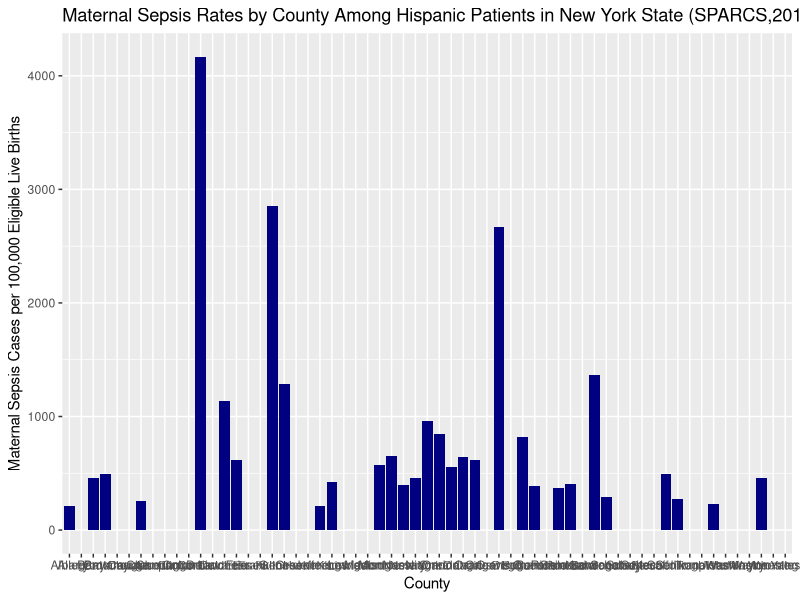
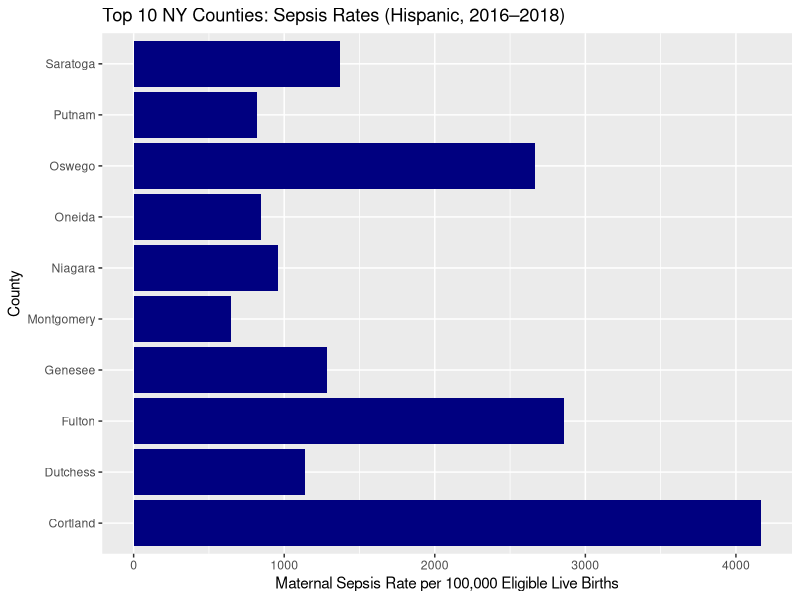
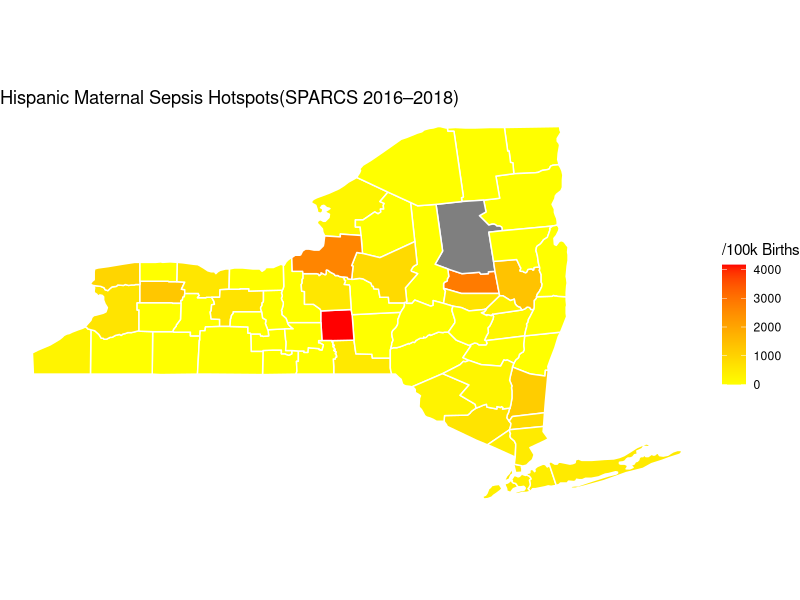

Source code (R) for these figures, in order:
#Load R libraries 
library(readr)
library(ggplot2)
library(reshape2)
library(dplyr)

#STEPS 1-3 I was able to solve on my own after many attempts
#STEP 4- GEOSPATIAL VISUAL was difficult to create on my own AI USE DISCLOSURE listed. 

#I Upload NYSOH_Maternal Sepsis SPARCS:2016-2018 Data Set
sepsis_raw<-read_csv("Hospital_Inpatient_Discharges__SPARCS_De-Identified___Maternal_Sepsis_by_County_and_Demographics__2016-2018.csv",show_col_types = FALSE)

#**1ST STEP Data Quality and clean process
#Read through the Sources the data dictionary and Overview documents
colnames(sepsis_raw)
#All Sepsis counts presented in the data set is used as the numerator for calculation of sepsis rates within each maternal window
#"Any Sepsis Events During Pregnancy (N)" - The number of all maternal sepsis events
#check total Patient Sepsis Cases
class(sepsis_raw$`Any Sepsis Events Peripartum (N)`)#[1] "character"
#change to numeric
sepsis_raw <- sepsis_raw %>%
  mutate(`Any Sepsis Events Peripartum (N)` =as.numeric(`Any Sepsis Events Peripartum (N)`))
class(sepsis_raw$`Any Sepsis Events Peripartum (N)`)#"numeric"
#Check which columns I will be working with:
#Patient county,Demographics,#of Live Births,# total Sepsis Cases
unique(sepsis_raw$`Patient County`)
unique(sepsis_raw$`Demographic Strata`)
unique(sepsis_raw$`Year(s) of Live Birth`)
unique(sepsis_raw$`Live Births\n(N)`)#"2016-2018"
unique(sepsis_raw$`Any Sepsis Events Peripartum (N)`)
sum(is.na(sepsis_raw$`Any Sepsis Events Peripartum (N)`))#13 missing values

#**2ND STEP Smaller data frames Data Cleaning

#SMALL RAW DATA 
#I first make my small data frame with my selected columns 
#rename my columns to clean up my code

sepsis_small<-sepsis_raw%>%
  select(`Patient County`,`Demographic Strata`,`Live Births\n(N)`,`Any Sepsis Events Peripartum (N)`)%>%
  rename(
    Patient_County= `Patient County`,
    Demographic_Strata= `Demographic Strata`,
    Total_Number_of_Live_Births= `Live Births\n(N)`,
    Total_Cases_Any_Maternal_Sepsis= `Any Sepsis Events Peripartum (N)`
  )
#check total births& total sepsis cases for NA values
sum(is.na(sepsis_small$Total_Cases_Any_Maternal_Sepsis))#13  
sum(is.na(sepsis_small$Total_Number_of_Live_Births))#0

#COUNTY DATA
#I then made a county data frame cases by county 
#group by demographic group #The strata of the demographic characteristic 
##remove statewide data to keep county data only

county.sepsis<-sepsis_small%>%
  filter(Patient_County != "Statewide")%>%
  group_by(Patient_County,Demographic_Strata)%>%
  summarise(
    Total_Cases.Any.Maternal.Sepsis= sum(Total_Cases_Any_Maternal_Sepsis, na.rm = TRUE),
    Total_Live.Births = sum(Total_Number_of_Live_Births, na.rm = TRUE),
    .groups = "drop"
  )%>%
  arrange(desc(Total_Cases.Any.Maternal.Sepsis))

#MINORITY DATA- HISPANIC 
# I then check out which Minority demographic group of my interest I want to focus on for HD research
unique(county.sepsis$Demographic_Strata)
# Interested in looking into the minority group for Black non Hispanic patients and Hispanic patients

#Black.NonHispanic_county<-county.sepsis%>%
# filter(Demographic_Strata=="Black, Non-Hispanic")

hispanic_county<-county.sepsis%>%
  filter(Demographic_Strata=="Hispanic")
# My preference for the minority group selection for this projects focus will be Hispanic patient population

#*STEP 3 HISPANIC SEPSIS RATES 
#I then Calculate Sepsis Rate in Hispanic Patients Per County 
#DATA DICTONARY
#The rate of all maternal sepsis events (including severe sepsis/septic 
#shock) identified via diagnosis coding at any point between the 
#beginning of pregnancy through 42 days post-delivery per 100,000 
#eligible live births within the specified patient county and demographic 
#strata.

#HISPANIC.SEPSIS RATES DATA
hispanic_sepsis.rate<-hispanic_county%>%
  mutate(Sepsis_Rate=(Total_Cases.Any.Maternal.Sepsis/Total_Live.Births)*100000)%>%
  filter(!is.na(Sepsis_Rate))%>%
  arrange(desc(Sepsis_Rate))#list the counties based on highest sepsis rates among Hisp. Population

##^This will be my filter code for my worked visuals 


#*STEP 4 Geospatial Worked Example

#all 61 counties too large 
ggplot(hispanic_sepsis.rate,
       aes(x=Patient_County,y=Sepsis_Rate))+
  geom_col(fill="navy")+
  labs(title="Maternal Sepsis Rates by County Among Hispanic Patients in New York State (SPARCS,2016-2018)",
       x = "County",
       y="Maternal Sepsis Cases per 100,000 Eligible Live Births"
  )

#Top 10 higher rates of Maternal Sepsis in Hispanic patients higher risk 
top10.hisp.counties<-hispanic_sepsis.rate%>%
  slice(1:10)

#top 10counties xHisp.sepsisrate Bar chart Visual
ggplot(top10.hisp.counties,
       aes(x=Patient_County,y=Sepsis_Rate))+
  geom_col(fill="navy")+
  coord_flip()+
  labs(
    title="Top 10 NY Counties: Sepsis Rates (Hispanic, 2016–2018)",
    x="County",
    y="Maternal Sepsis Rate per 100,000 Eligible Live Births"
  )



#Rubric Step 4
#I selected the method of Geospatial Analysis- Mapping disparities across regions to guide targeted interventions
#This will be used to explain and display regional data viz
#Geospatial Packages:
library(sf)
library(maps)
library(stringr)


#Installed maps to work on New York Maps for Counties and Regions
#library(maps)
#this is to create a heat map 
#the guided resourced used https://www.geeksforgeeks.org/r-language/geospatial-data-analysis-with-r/
#Another resourced used for GEODATA
#https://gis.ny.gov/civil-boundaries

#Notes
#62 counties in New York  State 
#only 61 counties report sepsis data during the years of 2016-2018
#library maps uses lower case for county sepsis data set uses upper case

 
library(maps)

NY<-map_data("county")%>%
  filter(region=="new york")
#maps uses lowercase county names 
#our data uses lower case 

NY.Hispanic_joined<-NY%>%
  left_join(
    hispanic_sepsis.rate%>%
              mutate(
                Patient_County=tolower(Patient_County),
                Patient_County = gsub("saint", "st", Patient_County)),
            by=c("subregion"="Patient_County")
            )
            
ggplot(NY.Hispanic_joined,
       aes(long, lat, group = group, fill = Sepsis_Rate)) +
  geom_polygon(color="white")+
  coord_fixed()+
  scale_fill_gradient(
    low="yellow",
    high = "red",
    #a.value="grey"
  )+
  labs(
    title="Hispanic Maternal Sepsis Hotspots(SPARCS 2016–2018)",
    fill="/100k Births"
  )+
  theme_void()
#Notes
#62 counties in New York  State 
#only 61 counties report sepsis data during the years of 2016-2018

#MAP GEO WORK AI USE DISCLOSURE
#This work was completed with the assistance of ChatGPT (OpenAI), which was used to support R coding, data cleaning, and geospatial visualization. All analysis decisions, interpretation of results, and final outputs were reviewed and verified by the author.


# THE END THANK YOU 
